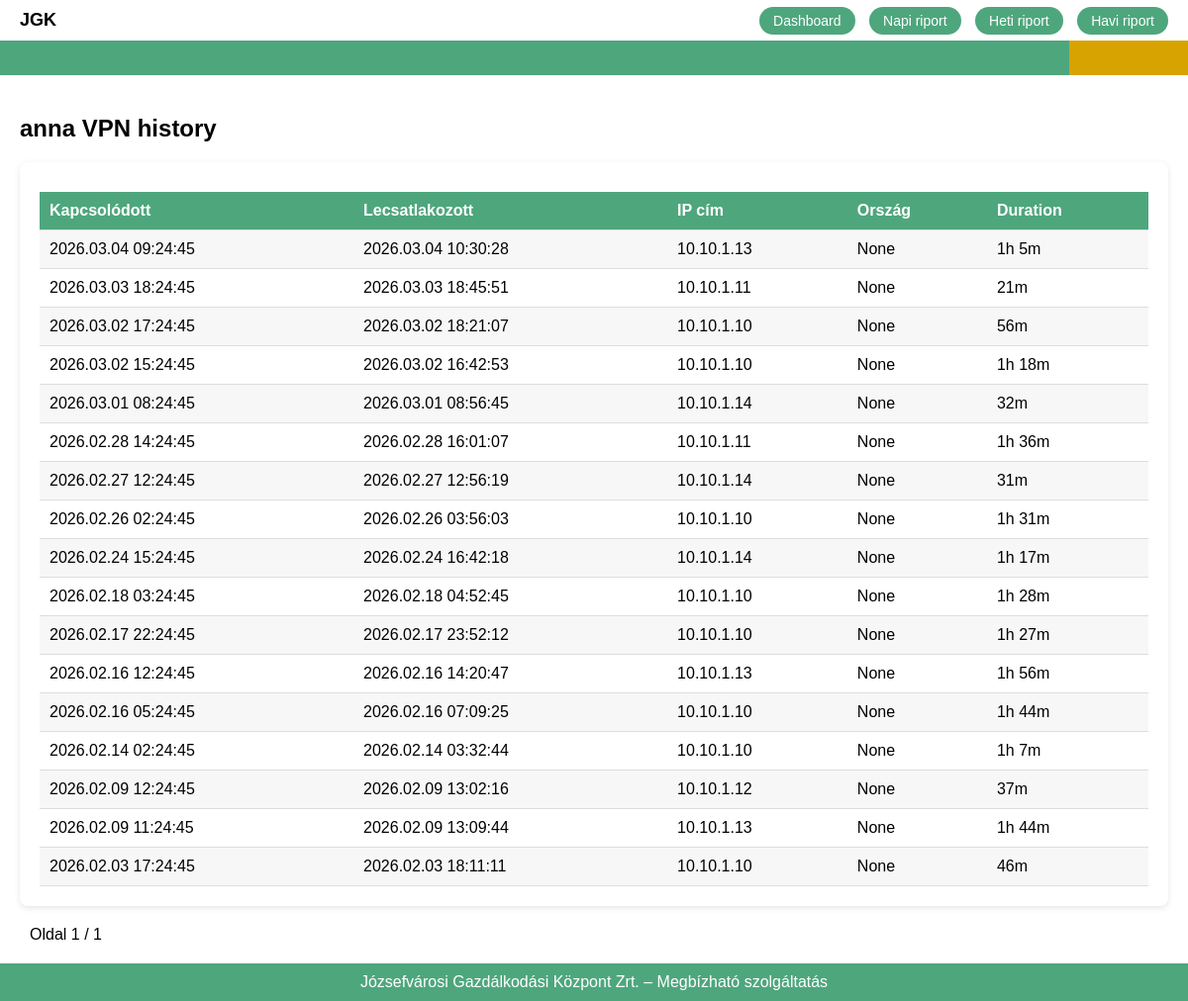
Page /report/user/anna/ on the committed database.
### vpn/models.py (models this page shows, shortened)
class VPNSession(models.Model):
    username = models.CharField(max_length=100)
    remote_ip = models.GenericIPAddressField()
    vpn_ip = models.GenericIPAddressField(null=True, blank=True)
    connected_at = models.DateTimeField()
    disconnected_at = models.DateTimeField(null=True, blank=True)
    duration_seconds = models.IntegerField(null=True, blank=True)
    country = models.CharField(max_length=100, null=True, blank=True)
    country_code = models.CharField(max_length=2, null=True, blank=True)
    latitude = models.FloatField(null=True, blank=True)
    longitude = models.FloatField(null=True, blank=True)
    created_at = models.DateTimeField(auto_now_add=True)
    class Meta:
        indexes = [
            models.Index(fields=["username"]),
            models.Index(fields=["connected_at"]),
        ]

### vpn/views.py (the view)
# urls.py: path('report/user/<str:username>/', views.user_history, name='user_history'),
def user_history(request, username):
    sessions = VPNSession.objects.filter(
        username=username,
        disconnected_at__isnull=False
    ).order_by("-connected_at")
    paginator = Paginator(sessions, 50)
    page_number = request.GET.get("page")
    page_obj = paginator.get_page(page_number)
    return render(request, "user_history.html", {
        "username": username,
        "sessions": page_obj
    })

### vpn/templatetags/duration.py (called while the page is built)
@register.filter
def duration_format(seconds):
    if not seconds:
        return "-"
    seconds = int(seconds)
    hours = seconds // 3600
    minutes = (seconds % 3600) // 60
    if hours > 0:
        return f"{hours}h {minutes}m"
    return f"{minutes}m"

### templates/user_history.html (shortened to what this page needs)
{% extends "base.html" %}
{% load static %}
{% load duration %}
{% block content %}
<h2>{{ username }} VPN history</h2>
<div class="panel">
<table>
<tr>
<th>Kapcsolódott</th>
<th>Lecsatlakozott</th>
<th>IP cím</th>
<th>Ország</th>
<th>Duration</th>
</tr>
{% for s in sessions %}
<tr>
<td>{{ s.connected_at|date:"Y.m.d H:i:s" }}</td>
<td>{{ s.disconnected_at|date:"Y.m.d H:i:s" }}</td>
<td>
{{ s.remote_ip }}
</td>
<td>{{ s.country }}</td>
<td>{{ s.duration_seconds|duration_format }}</td>
</tr>
{% empty %}
<tr>
<td colspan="5" style="text-align:center;padding:20px;">
Nincs adat
</td>
</tr>
{% endfor %}
</table>
</div>
<div class="pagination">
<span style="padding:10px;">
Oldal {{ sessions.number }} / {{ sessions.paginator.num_pages }}
</span>
</div>
{% endblock %}

### static/css/style.css (style rules this page uses)
body { margin:0; font-family:Arial; background:#ffffff; color:#000; }
.panel { background:#ffffff; color:#000; padding:20px; border-radius:8px; margin-bottom:20px; box-shadow:0 2px 6px rgba(0,0,0,0.1); }
table { width:100%; border-collapse:collapse; margin-top:10px; color:#000; }
th,td { padding:10px; border-bottom:1px solid #ddd; }
th { text-align:left; background:#4ea67d; color:white; }
tr:nth-child(even) { background:#f7f7f7; }

### rows in the picture
VPNSession: connected_at "2026.03.04 09:24:45", disconnected_at "2026.03.04 10:30:28", remote_ip "10.10.1.13", country "None", duration_seconds|duration_format "1h 5m"
VPNSession: connected_at "2026.03.03 18:24:45", disconnected_at "2026.03.03 18:45:51", remote_ip "10.10.1.11", country "None", duration_seconds|duration_format "21m"
VPNSession: connected_at "2026.03.02 17:24:45", disconnected_at "2026.03.02 18:21:07", remote_ip "10.10.1.10", country "None", duration_seconds|duration_format "56m"
VPNSession: connected_at "2026.03.02 15:24:45", disconnected_at "2026.03.02 16:42:53", remote_ip "10.10.1.10", country "None", duration_seconds|duration_format "1h 18m"
VPNSession: connected_at "2026.03.01 08:24:45", disconnected_at "2026.03.01 08:56:45", remote_ip "10.10.1.14", country "None", duration_seconds|duration_format "32m"
VPNSession: connected_at "2026.02.28 14:24:45", disconnected_at "2026.02.28 16:01:07", remote_ip "10.10.1.11", country "None", duration_seconds|duration_format "1h 36m"
VPNSession: connected_at "2026.02.27 12:24:45", disconnected_at "2026.02.27 12:56:19", remote_ip "10.10.1.14", country "None", duration_seconds|duration_format "31m"
VPNSession: connected_at "2026.02.26 02:24:45", disconnected_at "2026.02.26 03:56:03", remote_ip "10.10.1.10", country "None", duration_seconds|duration_format "1h 31m"
VPNSession: connected_at "2026.02.24 15:24:45", disconnected_at "2026.02.24 16:42:18", remote_ip "10.10.1.14", country "None", duration_seconds|duration_format "1h 17m"
VPNSession: connected_at "2026.02.18 03:24:45", disconnected_at "2026.02.18 04:52:45", remote_ip "10.10.1.10", country "None", duration_seconds|duration_format "1h 28m"
VPNSession: connected_at "2026.02.17 22:24:45", disconnected_at "2026.02.17 23:52:12", remote_ip "10.10.1.10", country "None", duration_seconds|duration_format "1h 27m"
VPNSession: connected_at "2026.02.16 12:24:45", disconnected_at "2026.02.16 14:20:47", remote_ip "10.10.1.13", country "None", duration_seconds|duration_format "1h 56m"
VPNSession: connected_at "2026.02.16 05:24:45", disconnected_at "2026.02.16 07:09:25", remote_ip "10.10.1.10", country "None", duration_seconds|duration_format "1h 44m"
VPNSession: connected_at "2026.02.14 02:24:45", disconnected_at "2026.02.14 03:32:44", remote_ip "10.10.1.10", country "None", duration_seconds|duration_format "1h 7m"
VPNSession: connected_at "2026.02.09 12:24:45", disconnected_at "2026.02.09 13:02:16", remote_ip "10.10.1.12", country "None", duration_seconds|duration_format "37m"
VPNSession: connected_at "2026.02.09 11:24:45", disconnected_at "2026.02.09 13:09:44", remote_ip "10.10.1.13", country "None", duration_seconds|duration_format "1h 44m"
VPNSession: connected_at "2026.02.03 17:24:45", disconnected_at "2026.02.03 18:11:11", remote_ip "10.10.1.10", country "None", duration_seconds|duration_format "46m"

### other values in the picture
{{ username }} "anna"
{{ sessions.number }} "1"
{{ sessions.paginator.num_pages }} "1"
